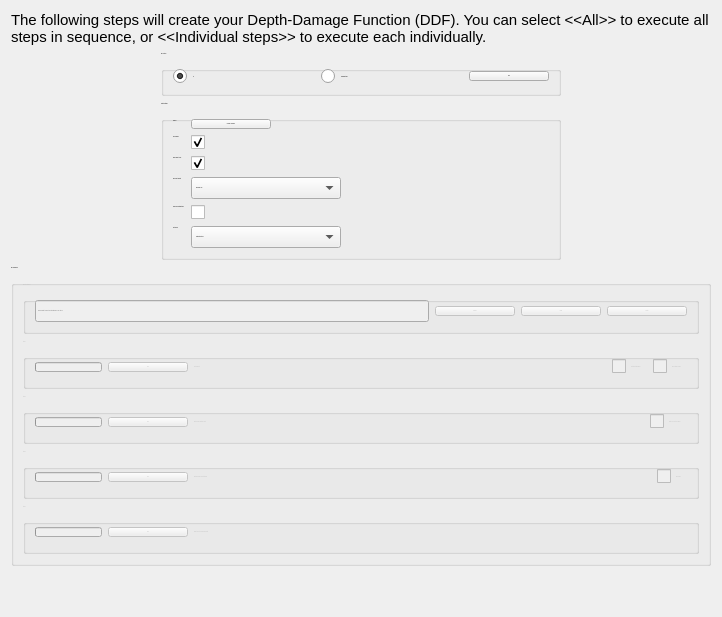
     <widget class="QWidget" name="tab4actions">
      <property name="sizePolicy">
       <sizepolicy hsizetype="Preferred" vsizetype="Preferred">
        <horstretch>0</horstretch>
        <verstretch>0</verstretch>
       </sizepolicy>
      </property>
      <property name="font">
       <font>
        <pointsize>-1</pointsize>
       </font>
      </property>
      <attribute name="title">
       <string>Create Curve</string>
      </attribute>
      <layout class="QVBoxLayout" name="verticalLayout_3">
       <property name="sizeConstraint">
        <enum>QLayout::SetNoConstraint</enum>
       </property>
       <item>
        <widget class="QLabel" name="label_5">
         <property name="text">
          <string>&lt;html&gt;&lt;head/&gt;&lt;body&gt;&lt;p&gt;&lt;span style=&quot; font-size:11pt;&quot;&gt;The following steps will create your Depth-Damage Function (DDF). You can select &lt;/span&gt;&lt;span style=&quot; font-size:11pt;&quot;&gt;&amp;lt;&amp;lt;All&amp;gt;&amp;gt;&lt;/span&gt;&lt;span style=&quot; font-size:11pt;&quot;&gt; to execute all steps in sequence, or &amp;lt;&amp;lt;&lt;/span&gt;&lt;span style=&quot; font-size:11pt;&quot;&gt;Individual steps&amp;gt;&amp;gt;&lt;/span&gt;&lt;span style=&quot; font-size:11pt;&quot;&gt; to execute each individually.&lt;/span&gt;&lt;/p&gt;&lt;/body&gt;&lt;/html&gt;</string>
         </property>
         <property name="wordWrap">
          <bool>true</bool>
         </property>
        </widget>
       </item>
       <item>
        <layout class="QVBoxLayout" name="verticalLayout_5">
         <property name="sizeConstraint">
          <enum>QLayout::SetNoConstraint</enum>
         </property>
         <item alignment="Qt::AlignHCenter">
          <widget class="QGroupBox" name="groupBox_tab4actions_1">
           <property name="minimumSize">
            <size>
             <width>400</width>
             <height>0</height>
            </size>
           </property>
           <property name="font">
            <font>
             <pointsize>-1</pointsize>
            </font>
           </property>
           <property name="title">
            <string>Run Control</string>
           </property>
           <layout class="QVBoxLayout" name="verticalLayout_15">
            <item>
             <layout class="QHBoxLayout" name="horizontalLayout">
              <item>
               <widget class="QRadioButton" name="radioButton_tab4actions_runControl_all">
                <property name="text">
                 <string>All</string>
                </property>
                <property name="checked">
                 <bool>true</bool>
                </property>
                <attribute name="buttonGroup">
                 <string notr="true">buttonGroup_runControl</string>
                </attribute>
               </widget>
              </item>
              <item>
               <widget class="QRadioButton" name="radioButton_tab4actions_runControl_individ">
                <property name="text">
                 <string>Individual steps</string>
                </property>
                <attribute name="buttonGroup">
                 <string notr="true">buttonGroup_runControl</string>
                </attribute>
               </widget>
              </item>
              <item>
               <widget class="QPushButton" name="pushButton_tab4actions_run">
                <property name="sizePolicy">
                 <sizepolicy hsizetype="Fixed" vsizetype="Fixed">
                  <horstretch>0</horstretch>
                  <verstretch>0</verstretch>
                 </sizepolicy>
                </property>
                <property name="text">
                 <string>Run</string>
                </property>
               </widget>
              </item>
             </layout>
            </item>
           </layout>
          </widget>
         </item>
         <item alignment="Qt::AlignHCenter">
          <widget class="QgsCollapsibleGroupBox" name="groupBox_tab4actions_output">
           <property name="minimumSize">
            <size>
             <width>400</width>
             <height>0</height>
            </size>
           </property>
           <property name="title">
            <string notr="true">Output Settings</string>
           </property>
           <property name="flat">
            <bool>true</bool>
           </property>
           <property name="collapsed">
            <bool>false</bool>
           </property>
           <property name="saveCollapsedState">
            <bool>false</bool>
           </property>
           <property name="saveCheckedState">
            <bool>false</bool>
           </property>
           <layout class="QVBoxLayout" name="verticalLayout_21">
            <item>
             <layout class="QFormLayout" name="formLayout_2">
              <item row="2" column="0">
               <widget class="QLabel" name="saveFigureToFileLabel">
                <property name="text">
                 <string>Save figures to file:</string>
                </property>
               </widget>
              </item>
              <item row="2" column="1">
               <widget class="QCheckBox" name="checkBox_tab4actions_saveFig">
                <property name="toolTip">
                 <string>For each plot created, save figures to the working directory as svg files</string>
                </property>
                <property name="text">
                 <string/>
                </property>
                <property name="checked">
                 <bool>true</bool>
                </property>
               </widget>
              </item>
              <item row="3" column="0">
               <widget class="QLabel" name="label_7">
                <property name="text">
                 <string>DDF ouput format:</string>
                </property>
               </widget>
              </item>
              <item row="3" column="1">
               <widget class="QComboBox" name="comboBox_tab4actions_outFormat">
                <property name="enabled">
                 <bool>true</bool>
                </property>
                <property name="sizePolicy">
                 <sizepolicy hsizetype="Fixed" vsizetype="Fixed">
                  <horstretch>0</horstretch>
                  <verstretch>0</verstretch>
                 </sizepolicy>
                </property>
                <property name="minimumSize">
                 <size>
                  <width>150</width>
                  <height>0</height>
                 </size>
                </property>
                <property name="toolTip">
                 <string>Set the output format of the DDF in Step 4</string>
                </property>
                <property name="currentText">
                 <string notr="true">CanFlood (xls)</string>
                </property>
                <item>
                 <property name="text">
                  <string>CanFlood (xls)</string>
                 </property>
                </item>
               </widget>
              </item>
              <item row="0" column="0">
               <widget class="QLabel" name="toggleAllPlotsLabel">
                <property name="text">
                 <string>Figures:</string>
                </property>
               </widget>
              </item>
              <item row="0" column="1">
               <widget class="QPushButton" name="pushButton_tab4actions_checkPlots">
                <property name="sizePolicy">
                 <sizepolicy hsizetype="Fixed" vsizetype="Fixed">
                  <horstretch>0</horstretch>
                  <verstretch>0</verstretch>
                 </sizepolicy>
                </property>
                <property name="toolTip">
                 <string>Toggle the plot control checkBox for each plot</string>
                </property>
                <property name="text">
                 <string>Include All Figures</string>
                </property>
               </widget>
              </item>
              <item row="4" column="0">
               <widget class="QLabel" name="launchResultingDDFLabel">
                <property name="text">
                 <string>Open DDF automatically:</string>
                </property>
               </widget>
              </item>
              <item row="4" column="1">
               <widget class="QCheckBox" name="checkBox_tab4actions_step4_launch">
                <property name="toolTip">
                 <string>Attempt to launch the resulting .xlsx file with the system default after Step 4</string>
                </property>
                <property name="text">
                 <string/>
                </property>
                <property name="checked">
                 <bool>false</bool>
                </property>
               </widget>
              </item>
              <item row="1" column="0">
               <widget class="QLabel" name="launchPlotDialogLabel">
                <property name="text">
                 <string>Show figures:</string>
                </property>
               </widget>
              </item>
              <item row="1" column="1">
               <widget class="QCheckBox" name="checkBox_tab4actions_launchPlot">
                <property name="toolTip">
                 <string>For each plot created, launch generated plots in separate Qt dialog windows</string>
                </property>
                <property name="checked">
                 <bool>true</bool>
                </property>
               </widget>
              </item>
              <item row="5" column="0">
               <widget class="QLabel" name="costBasisLabel_2">
                <property name="toolTip">
                 <string>&lt;html&gt;&lt;head/&gt;&lt;body&gt;&lt;p&gt;Specify how CanCurve should calculate the impact values on the resulting DDF&lt;/p&gt;&lt;/body&gt;&lt;/html&gt;</string>
                </property>
                <property name="text">
                 <string>Cost Basis:</string>
                </property>
               </widget>
              </item>
              <item row="5" column="1">
               <widget class="QComboBox" name="comboBox_tab4actions_costBasis">
                <property name="sizePolicy">
                 <sizepolicy hsizetype="Fixed" vsizetype="Fixed">
                  <horstretch>0</horstretch>
                  <verstretch>0</verstretch>
                 </sizepolicy>
                </property>
                <property name="minimumSize">
                 <size>
                  <width>150</width>
                  <height>0</height>
                 </size>
                </property>
                <item>
                 <property name="text">
                  <string>Total ($/structure)</string>
                 </property>
                </item>
                <item>
                 <property name="text">
                  <string>Area-based ($/area)</string>
                 </property>
                </item>
               </widget>
              </item>
             </layout>
            </item>
           </layout>
          </widget>
         </item>
         <item>
          <widget class="QGroupBox" name="groupBox_tab4actions_individ">
           <property name="enabled">
            <bool>true</bool>
           </property>
           <property name="minimumSize">
            <size>
             <width>700</width>
             <height>0</height>
            </size>
           </property>
           <property name="title">
            <string>Run Individually</string>
           </property>
           <layout class="QVBoxLayout" name="verticalLayout_4">
            <item>
             <widget class="QGroupBox" name="groupBox_01wd_2">
              <property name="enabled">
               <bool>false</bool>
              </property>
              <property name="sizePolicy">
               <sizepolicy hsizetype="Preferred" vsizetype="Fixed">
                <horstretch>0</horstretch>
                <verstretch>0</verstretch>
               </sizepolicy>
              </property>
              <property name="title">
               <string>Project Database:</string>
              </property>
              <layout class="QHBoxLayout" name="horizontalLayout_17">
               <item>
                <widget class="QLineEdit" name="lineEdit_tab4actions_projdb">
                 <property name="sizePolicy">
                  <sizepolicy hsizetype="Preferred" vsizetype="Fixed">
                   <horstretch>0</horstretch>
                   <verstretch>0</verstretch>
                  </sizepolicy>
                 </property>
                 <property name="statusTip">
                  <string extracomment="Filepath to project SQLite database"/>
                 </property>
                 <property name="styleSheet">
                  <string notr="true">/* For more specific elements */
QLabel {
    font-size: 10px; 
}</string>
                 </property>
                 <property name="text">
                  <string/>
                 </property>
                 <property name="placeholderText">
                  <string>specify filepath to project SQLite database (or run Step 1)</string>
                 </property>
                </widget>
               </item>
               <item>
                <widget class="QPushButton" name="pushButton_tab4actions_browse">
                 <property name="sizePolicy">
                  <sizepolicy hsizetype="Fixed" vsizetype="Fixed">
                   <horstretch>0</horstretch>
                   <verstretch>0</verstretch>
                  </sizepolicy>
                 </property>
                 <property name="text">
                  <string>Browse</string>
                 </property>
                </widget>
               </item>
               <item>
                <widget class="QPushButton" name="pushButton_tab4actions_read">
                 <property name="sizePolicy">
                  <sizepolicy hsizetype="Fixed" vsizetype="Fixed">
                   <horstretch>0</horstretch>
                   <verstretch>0</verstretch>
                  </sizepolicy>
                 </property>
                 <property name="text">
                  <string>Read</string>
                 </property>
                </widget>
               </item>
               <item>
                <widget class="QPushButton" name="pushButton_tab4actions_clear">
                 <property name="sizePolicy">
                  <sizepolicy hsizetype="Fixed" vsizetype="Fixed">
                   <horstretch>0</horstretch>
                   <verstretch>0</verstretch>
                  </sizepolicy>
                 </property>
                 <property name="text">
                  <string>Delete</string>
                 </property>
                </widget>
               </item>
              </layout>
             </widget>
            </item>
            <item>
             <widget class="QGroupBox" name="groupBox_step01">
              <property name="enabled">
               <bool>false</bool>
              </property>
              <property name="title">
               <string>Step 1</string>
              </property>
              <layout class="QHBoxLayout" name="horizontalLayout_4">
               <item>
                <widget class="QProgressBar" name="progressBar_tab4actions_step1">
                 <property name="sizePolicy">
                  <sizepolicy hsizetype="Fixed" vsizetype="Fixed">
                   <horstretch>0</horstretch>
                   <verstretch>0</verstretch>
                  </sizepolicy>
                 </property>
                 <property name="value">
                  <number>0</number>
                 </property>
                 <property name="textVisible">
                  <bool>false</bool>
                 </property>
                </widget>
               </item>
               <item>
                <widget class="QPushButton" name="pushButton_tab4actions_step1">
                 <property name="enabled">
                  <bool>false</bool>
                 </property>
                 <property name="sizePolicy">
                  <sizepolicy hsizetype="Fixed" vsizetype="Fixed">
                   <horstretch>0</horstretch>
                   <verstretch>0</verstretch>
                  </sizepolicy>
                 </property>
                 <property name="toolTip">
                  <string>build project SQLite database and load data into it</string>
                 </property>
                 <property name="text">
                  <string>Run</string>
                 </property>
                 <property name="checkable">
                  <bool>false</bool>
                 </property>
                 <property name="autoDefault">
                  <bool>true</bool>
                 </property>
                </widget>
               </item>
               <item>
                <widget class="QLabel" name="label_2">
                 <property name="enabled">
                  <bool>false</bool>
                 </property>
                 <property name="sizePolicy">
                  <sizepolicy hsizetype="Preferred" vsizetype="Preferred">
                   <horstretch>0</horstretch>
                   <verstretch>0</verstretch>
                  </sizepolicy>
                 </property>
                 <property name="minimumSize">
                  <size>
                   <width>0</width>
                   <height>0</height>
                  </size>
                 </property>
                 <property name="text">
                  <string>Setup project</string>
                 </property>
                </widget>
               </item>
               <item>
                <spacer name="horizontalSpacer_3">
                 <property name="orientation">
                  <enum>Qt::Horizontal</enum>
                 </property>
                 <property name="sizeHint" stdset="0">
                  <size>
                   <width>40</width>
                   <height>20</height>
                  </size>
                 </property>
                </spacer>
               </item>
               <item>
                <widget class="QCheckBox" name="checkBox_tab4actions_step1_ciPlot">
                 <property name="enabled">
                  <bool>false</bool>
                 </property>
                 <property name="text">
                  <string>cost-item totals figure</string>
                 </property>
                 <property name="checked">
                  <bool>false</bool>
                 </property>
                </widget>
               </item>
               <item>
                <widget class="QCheckBox" name="checkBox_tab4actions_step1_drfPlot">
                 <property name="enabled">
                  <bool>false</bool>
                 </property>
                 <property name="text">
                  <string>DRF category figure</string>
                 </property>
                </widget>
               </item>
              </layout>
             </widget>
            </item>
            <item>
             <widget class="QGroupBox" name="groupBox_step02">
              <property name="enabled">
               <bool>false</bool>
              </property>
              <property name="title">
               <string>Step 2</string>
              </property>
              <layout class="QHBoxLayout" name="horizontalLayout_5">
               <item>
                <widget class="QProgressBar" name="progressBar_tab4actions_step2">
                 <property name="sizePolicy">
                  <sizepolicy hsizetype="Fixed" vsizetype="Fixed">
                   <horstretch>0</horstretch>
                   <verstretch>0</verstretch>
                  </sizepolicy>
                 </property>
                 <property name="value">
                  <number>0</number>
                 </property>
                 <property name="textVisible">
                  <bool>false</bool>
                 </property>
                </widget>
               </item>
               <item>
                <widget class="QPushButton" name="pushButton_tab4actions_step2">
                 <property name="enabled">
                  <bool>false</bool>
                 </property>
                 <property name="sizePolicy">
                  <sizepolicy hsizetype="Fixed" vsizetype="Fixed">
                   <horstretch>0</horstretch>
                   <verstretch>0</verstretch>
                  </sizepolicy>
                 </property>
                 <property name="toolTip">
                  <string>Join DRF to CI then multiply through to create fractional restoration costs</string>
                 </property>
                 <property name="text">
                  <string>Run</string>
                 </property>
                </widget>
               </item>
               <item>
                <widget class="QLabel" name="label_3">
                 <property name="enabled">
                  <bool>false</bool>
                 </property>
                 <property name="sizePolicy">
                  <sizepolicy hsizetype="Fixed" vsizetype="Preferred">
                   <horstretch>0</horstretch>
                   <verstretch>0</verstretch>
                  </sizepolicy>
                 </property>
                 <property name="minimumSize">
                  <size>
                   <width>0</width>
                   <height>0</height>
                  </size>
                 </property>
                 <property name="text">
                  <string>Data join and multiply costs</string>
                 </property>
                </widget>
               </item>
               <item>
                <spacer name="horizontalSpacer_4">
                 <property name="orientation">
                  <enum>Qt::Horizontal</enum>
                 </property>
                 <property name="sizeHint" stdset="0">
                  <size>
                   <width>40</width>
                   <height>20</height>
                  </size>
                 </property>
                </spacer>
               </item>
               <item>
                <widget class="QCheckBox" name="checkBox_tab4actions_step2_plot">
                 <property name="enabled">
                  <bool>false</bool>
                 </property>
                 <property name="text">
                  <string>depth-RCV by story figure</string>
                 </property>
                </widget>
               </item>
              </layout>
             </widget>
            </item>
            <item>
             <widget class="QGroupBox" name="groupBox_step03">
              <property name="enabled">
               <bool>false</bool>
              </property>
              <property name="title">
               <string>Step 3</string>
              </property>
              <layout class="QHBoxLayout" name="horizontalLayout_6">
               <item>
                <widget class="QProgressBar" name="progressBar_tab4actions_step3">
                 <property name="sizePolicy">
                  <sizepolicy hsizetype="Fixed" vsizetype="Fixed">
                   <horstretch>0</horstretch>
                   <verstretch>0</verstretch>
                  </sizepolicy>
                 </property>
                 <property name="value">
                  <number>0</number>
                 </property>
                 <property name="textVisible">
                  <bool>false</bool>
                 </property>
                </widget>
               </item>
               <item>
                <widget class="QPushButton" name="pushButton_tab4actions_step3">
                 <property name="enabled">
                  <bool>false</bool>
                 </property>
                 <property name="sizePolicy">
                  <sizepolicy hsizetype="Fixed" vsizetype="Fixed">
                   <horstretch>0</horstretch>
                   <verstretch>0</verstretch>
                  </sizepolicy>
                 </property>
                 <property name="toolTip">
                  <string>group by storey and assemble DDF</string>
                 </property>
                 <property name="text">
                  <string>Run</string>
                 </property>
                </widget>
               </item>
               <item>
                <widget class="QLabel" name="label_4">
                 <property name="enabled">
                  <bool>false</bool>
                 </property>
                 <property name="sizePolicy">
                  <sizepolicy hsizetype="Fixed" vsizetype="Preferred">
                   <horstretch>0</horstretch>
                   <verstretch>0</verstretch>
                  </sizepolicy>
                 </property>
                 <property name="minimumSize">
                  <size>
                   <width>0</width>
                   <height>0</height>
                  </size>
                 </property>
                 <property name="text">
                  <string>Data group and concat stories</string>
                 </property>
                </widget>
               </item>
               <item>
                <spacer name="horizontalSpacer_5">
                 <property name="orientation">
                  <enum>Qt::Horizontal</enum>
                 </property>
                 <property name="sizeHint" stdset="0">
                  <size>
                   <width>40</width>
                   <height>20</height>
                  </size>
                 </property>
                </spacer>
               </item>
               <item>
                <widget class="QCheckBox" name="checkBox_tab4actions_step3_plot">
                 <property name="enabled">
                  <bool>false</bool>
                 </property>
                 <property name="text">
                  <string>DDF figure</string>
                 </property>
                </widget>
               </item>
              </layout>
             </widget>
            </item>
            <item>
             <widget class="QGroupBox" name="groupBox_step04">
              <property name="enabled">
               <bool>false</bool>
              </property>
              <property name="title">
               <string>Step 4</string>
              </property>
              <layout class="QHBoxLayout" name="horizontalLayout_3">
               <item>
                <widget class="QProgressBar" name="progressBar_tab4actions_step4">
                 <property name="sizePolicy">
                  <sizepolicy hsizetype="Fixed" vsizetype="Fixed">
                   <horstretch>0</horstretch>
                   <verstretch>0</verstretch>
                  </sizepolicy>
                 </property>
                 <property name="value">
                  <number>0</number>
                 </property>
                 <property name="textVisible">
                  <bool>false</bool>
                 </property>
                </widget>
               </item>
               <item>
                <widget class="QPushButton" name="pushButton_tab4actions_step4">
                 <property name="enabled">
                  <bool>false</bool>
                 </property>
                 <property name="sizePolicy">
                  <sizepolicy hsizetype="Fixed" vsizetype="Fixed">
                   <horstretch>0</horstretch>
                   <verstretch>0</verstretch>
                  </sizepolicy>
                 </property>
                 <property name="text">
                  <string>Run</string>
                 </property>
                </widget>
               </item>
               <item>
                <widget class="QLabel" name="label">
                 <property name="enabled">
                  <bool>false</bool>
                 </property>
                 <property name="sizePolicy">
                  <sizepolicy hsizetype="Fixed" vsizetype="Expanding">
                   <horstretch>0</horstretch>
                   <verstretch>0</verstretch>
                  </sizepolicy>
                 </property>
                 <property name="minimumSize">
                  <size>
                   <width>0</width>
                   <height>0</height>
                  </size>
                 </property>
                 <property name="text">
                  <string>Export result in CanFlood format</string>
                 </property>
                </widget>
               </item>
               <item>
                <spacer name="horizontalSpacer_2">
                 <property name="enabled">
                  <bool>false</bool>
                 </property>
                 <property name="orientation">
                  <enum>Qt::Horizontal</enum>
                 </property>
                 <property name="sizeHint" stdset="0">
                  <size>
                   <width>40</width>
                   <height>20</height>
                  </size>
                 </property>
                </spacer>
               </item>
              </layout>
             </widget>
            </item>
           </layout>
          </widget>
         </item>
        </layout>
       </item>
       <item>
        <spacer name="verticalSpacer">
         <property name="orientation">
          <enum>Qt::Vertical</enum>
         </property>
         <property name="sizeHint" stdset="0">
          <size>
           <width>20</width>
           <height>40</height>
          </size>
         </property>
        </spacer>
       </item>
      </layout>
     </widget>
